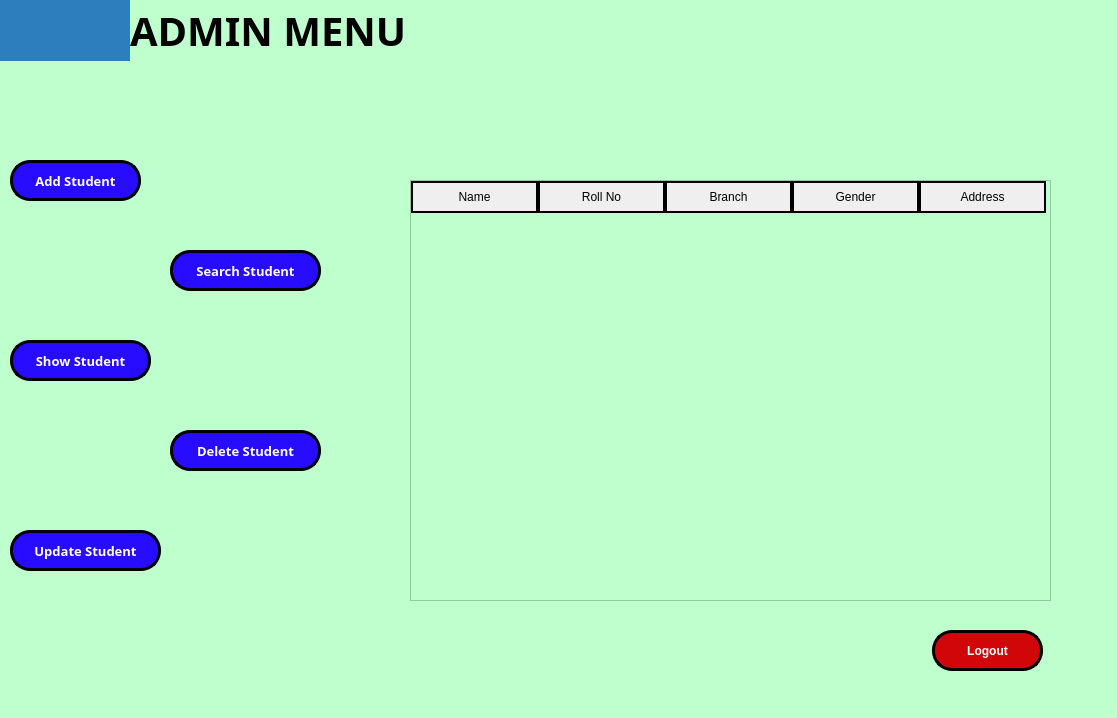
<?xml version="1.0" encoding="UTF-8"?>
<ui version="4.0">
 <class>MainWindow</class>
 <widget class="QMainWindow" name="MainWindow">
  <property name="geometry">
   <rect>
    <x>0</x>
    <y>0</y>
    <width>1117</width>
    <height>718</height>
   </rect>
  </property>
  <property name="windowTitle">
   <string>Student Management Admin Page</string>
  </property>
  <property name="windowIcon">
   <iconset resource="resource.qrc">
    <normaloff>:/img/pic/1.png</normaloff>:/img/pic/1.png</iconset>
  </property>
  <property name="styleSheet">
   <string notr="true">
background-color: rgb(190, 255, 205);

</string>
  </property>
  <property name="toolButtonStyle">
   <enum>Qt::ToolButtonStyle::ToolButtonTextUnderIcon</enum>
  </property>
  <widget class="QWidget" name="centralwidget">
   <widget class="QLabel" name="label_add">
    <property name="geometry">
     <rect>
      <x>30</x>
      <y>70</y>
      <width>91</width>
      <height>91</height>
     </rect>
    </property>
    <property name="styleSheet">
     <string notr="true"/>
    </property>
    <property name="text">
     <string/>
    </property>
   </widget>
   <widget class="QLabel" name="label_show">
    <property name="geometry">
     <rect>
      <x>20</x>
      <y>240</y>
      <width>101</width>
      <height>101</height>
     </rect>
    </property>
    <property name="font">
     <font>
      <family>Bell MT</family>
      <pointsize>10</pointsize>
     </font>
    </property>
    <property name="styleSheet">
     <string notr="true"/>
    </property>
    <property name="text">
     <string/>
    </property>
   </widget>
   <widget class="QLabel" name="label_update">
    <property name="geometry">
     <rect>
      <x>30</x>
      <y>440</y>
      <width>91</width>
      <height>91</height>
     </rect>
    </property>
    <property name="font">
     <font>
      <family>Bell MT</family>
      <pointsize>10</pointsize>
     </font>
    </property>
    <property name="styleSheet">
     <string notr="true"/>
    </property>
    <property name="text">
     <string/>
    </property>
   </widget>
   <widget class="QLabel" name="label_search">
    <property name="geometry">
     <rect>
      <x>190</x>
      <y>150</y>
      <width>101</width>
      <height>101</height>
     </rect>
    </property>
    <property name="font">
     <font>
      <family>Bell MT</family>
      <pointsize>10</pointsize>
     </font>
    </property>
    <property name="styleSheet">
     <string notr="true"/>
    </property>
    <property name="text">
     <string/>
    </property>
   </widget>
   <widget class="QLabel" name="label_delete">
    <property name="geometry">
     <rect>
      <x>200</x>
      <y>340</y>
      <width>91</width>
      <height>91</height>
     </rect>
    </property>
    <property name="font">
     <font>
      <family>Bell MT</family>
      <pointsize>10</pointsize>
     </font>
    </property>
    <property name="styleSheet">
     <string notr="true"/>
    </property>
    <property name="text">
     <string/>
    </property>
   </widget>
   <widget class="QPushButton" name="btnAddStudent">
    <property name="geometry">
     <rect>
      <x>10</x>
      <y>160</y>
      <width>131</width>
      <height>41</height>
     </rect>
    </property>
    <property name="font">
     <font>
      <family>Bell MT</family>
      <pointsize>10</pointsize>
      <bold>true</bold>
     </font>
    </property>
    <property name="styleSheet">
     <string notr="true">QPushButton {
   background-color: rgb(40, 12, 255);
    color: white;         
    padding: 8px 16px;             /* Inner spacing */
    font-weight: bold;
border-radius: 20px ;
border: 3px solid black;
   
}

QPushButton:hover {
    background-color: #0056b3;     /* Darker blue on hover */
}

QPushButton:pressed {
    background-color: #003d80;     /* Even darker on press */
} </string>
    </property>
    <property name="text">
     <string>Add Student</string>
    </property>
   </widget>
   <widget class="QPushButton" name="btnShowTable">
    <property name="geometry">
     <rect>
      <x>10</x>
      <y>340</y>
      <width>141</width>
      <height>41</height>
     </rect>
    </property>
    <property name="font">
     <font>
      <family>Bell MT</family>
      <pointsize>10</pointsize>
      <bold>true</bold>
     </font>
    </property>
    <property name="styleSheet">
     <string notr="true">QPushButton {
   background-color: rgb(40, 12, 255);
    color: white;         
    padding: 8px 16px;             /* Inner spacing */
    font-weight: bold;
border-radius: 20px ;
border: 3px solid black;
   
}

QPushButton:hover {
    background-color: #0056b3;     /* Darker blue on hover */
}

QPushButton:pressed {
    background-color: #003d80;     /* Even darker on press */
} </string>
    </property>
    <property name="text">
     <string>Show Student</string>
    </property>
   </widget>
   <widget class="QPushButton" name="btnupdatestudent">
    <property name="geometry">
     <rect>
      <x>10</x>
      <y>530</y>
      <width>151</width>
      <height>41</height>
     </rect>
    </property>
    <property name="font">
     <font>
      <family>Bell MT</family>
      <pointsize>10</pointsize>
      <bold>true</bold>
     </font>
    </property>
    <property name="styleSheet">
     <string notr="true">QPushButton {
   background-color: rgb(40, 12, 255);
    color: white;                          /* White text */
    padding: 8px 16px;             /* Inner spacing */
    font-weight: bold;
border-radius: 20px ;
border: 3px solid black;
   
}

QPushButton:hover {
    background-color: #0056b3;     /* Darker blue on hover */
}

QPushButton:pressed {
    background-color: #003d80;     /* Even darker on press */
}</string>
    </property>
    <property name="text">
     <string>Update Student</string>
    </property>
   </widget>
   <widget class="QPushButton" name="btnsearchstudent">
    <property name="geometry">
     <rect>
      <x>170</x>
      <y>250</y>
      <width>151</width>
      <height>41</height>
     </rect>
    </property>
    <property name="font">
     <font>
      <family>Bell MT</family>
      <pointsize>10</pointsize>
      <bold>true</bold>
     </font>
    </property>
    <property name="styleSheet">
     <string notr="true">QPushButton {
   background-color: rgb(40, 12, 255);
    color: white;         
    padding: 8px 16px;             /* Inner spacing */
    font-weight: bold;
border-radius: 20px ;
border: 3px solid black;
   
}

QPushButton:hover {
    background-color: #0056b3;     /* Darker blue on hover */
}

QPushButton:pressed {
    background-color: #003d80;     /* Even darker on press */
} </string>
    </property>
    <property name="text">
     <string>Search Student</string>
    </property>
   </widget>
   <widget class="QPushButton" name="btndeleteStudent">
    <property name="geometry">
     <rect>
      <x>170</x>
      <y>430</y>
      <width>151</width>
      <height>41</height>
     </rect>
    </property>
    <property name="font">
     <font>
      <family>Bell MT</family>
      <pointsize>10</pointsize>
      <bold>true</bold>
     </font>
    </property>
    <property name="styleSheet">
     <string notr="true">QPushButton {
    background-color: rgb(40, 12, 255);
    color: white;                           /* White text */
    padding: 8px 16px;             /* Inner spacing */
    font-weight: bold;
border-radius: 20px ;
border: 3px solid black;
   
}

QPushButton:hover {
    background-color: #0056b3;     /* Darker blue on hover */
}

QPushButton:pressed {
    background-color: #003d80;     /* Even darker on press */
}</string>
    </property>
    <property name="text">
     <string>Delete Student</string>
    </property>
   </widget>
   <widget class="QTableWidget" name="tableStudents">
    <property name="geometry">
     <rect>
      <x>410</x>
      <y>180</y>
      <width>641</width>
      <height>421</height>
     </rect>
    </property>
    <property name="font">
     <font>
      <family>Poor Richard</family>
      <pointsize>12</pointsize>
      <italic>false</italic>
      <bold>false</bold>
     </font>
    </property>
    <property name="styleSheet">
     <string notr="true">font: 12pt &quot;Poor Richard&quot;;
 border: 1px solid black;
QTableWidget {
	
  border-radius: 4px;       /* Apply rounding */
  gridline-color: black;
}

QHeaderView::section { 
  border: 2px solid black;
  padding: 5px;
}

QTableWidget::item {
  border: 2px solid black;              /* Remove inner cell border if needed */
  padding: 4px;
}</string>
    </property>
    <attribute name="horizontalHeaderDefaultSectionSize">
     <number>127</number>
    </attribute>
    <column>
     <property name="text">
      <string>Name</string>
     </property>
    </column>
    <column>
     <property name="text">
      <string>Roll No</string>
     </property>
    </column>
    <column>
     <property name="text">
      <string>Branch</string>
     </property>
    </column>
    <column>
     <property name="text">
      <string>Gender</string>
     </property>
    </column>
    <column>
     <property name="text">
      <string>Address</string>
     </property>
    </column>
   </widget>
   <widget class="QLabel" name="label">
    <property name="geometry">
     <rect>
      <x>0</x>
      <y>0</y>
      <width>181</width>
      <height>61</height>
     </rect>
    </property>
    <property name="styleSheet">
     <string notr="true">background-color:rgb(44, 126, 188);
image: url(:/img/pic/New folder/6681213.png)</string>
    </property>
    <property name="text">
     <string/>
    </property>
   </widget>
   <widget class="QLabel" name="label_2">
    <property name="geometry">
     <rect>
      <x>130</x>
      <y>0</y>
      <width>1071</width>
      <height>61</height>
     </rect>
    </property>
    <property name="font">
     <font>
      <family>Bell MT</family>
      <pointsize>30</pointsize>
      <bold>true</bold>
     </font>
    </property>
    <property name="styleSheet">
     <string notr="true">background-color:rgb(44, 126, 188);
color: rgb(255, 255, 255);
/*BORDER: 4px  solid black ;
</string>
    </property>
    <property name="text">
     <string>ADMIN MENU</string>
    </property>
   </widget>
   <widget class="QPushButton" name="btnlogout">
    <property name="geometry">
     <rect>
      <x>932</x>
      <y>630</y>
      <width>111</width>
      <height>41</height>
     </rect>
    </property>
    <property name="styleSheet">
     <string notr="true">QPushButton {
   
	background-color: rgb(209, 6, 9);
    color: white;                          /* White text */
    padding: 8px 16px;             /* Inner spacing */
    font-weight: bold;
border-radius: 20px ;
border: 3px solid black;
   
}

QPushButton:hover {
    background-color: #0056b3;     /* Darker blue on hover */
}

QPushButton:pressed {
    background-color: #003d80;     /* Even darker on press */
}</string>
    </property>
    <property name="text">
     <string>Logout</string>
    </property>
   </widget>
  </widget>
  <widget class="QStatusBar" name="statusbar"/>
 </widget>
 <resources>
  <include location="resource.qrc"/>
 </resources>
 <connections/>
</ui>
